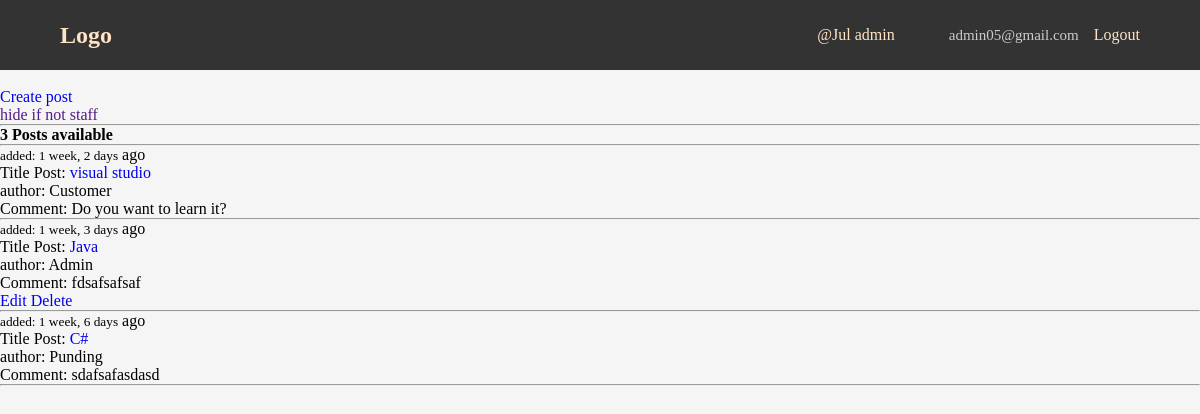
The app's page / (signed in) with its own data.
### base/models.py (models this page shows, shortened)
class Post(models.Model):
    title = models.CharField(max_length=255)
    author = models.ForeignKey(User, on_delete=models.CASCADE)
    body = models.TextField()
    updated = models.DateTimeField(auto_now=True)
    created = models.DateTimeField(auto_now_add=True)
    class Meta:
        ordering = ['-updated', '-created']

### base/decorators.py (the view)
        def wrapper_func(request, *args, **kwargs):
            group = None
            if request.user.groups.exists():
                group = request.user.groups.all()[0].name
            if group in allowed_roles:
                return view_func(request, *args, **kwargs)
            else:
                return HttpResponse('<h1>You are not allowed to enter this site!</h1>')

### base/views.py (called while the page is built)
@login_required(login_url='signin-form')
@allowed_users(allowed_roles=['customer', 'admin'])
def homePage(request):
    show_all = Post.objects.all().order_by('-created')
    library = {'show_all':show_all}
    return render(request, 'base/home.html', library)

### base/templates/base/home.html
{% extends 'main.html' %} {% block content %}
<br />
<a href="{% url 'add-post' %}" class="btn btn-success">Create post</a><br>
{% if request.user.is_staff %}
<a href="">hide if not staff</a>
{% endif %}
<hr>
<strong>{{show_all.count}} Posts available</strong>
<hr />
<div>
    <ul>
	{% for post in show_all %}
        <small>added: {{post.created|timesince}}</small> ago
        <li>
            Title Post: <a href="{% url 'detail' post.id %}">{{post.title}}</a>
        </li>
        <li>author: {{post.author|capfirst}}</li>
        <li>Comment: {{post.body}}</li>
        {% if request.user == post.author %}
            <a href="{% url 'update-post' post.id %}" class="btn btn-success btn-sm">Edit</a>
            <a href="{% url 'delete-post' post.id %}" class="btn btn-danger btn-sm">Delete</a>
        {% endif %}
        <hr />
	{% endfor %}
    </ul>
</div>
{% endblock %}

### templates/main.html (shortened to what this page needs)
<!DOCTYPE html>
{% load static %}
<html>
	<head>
		<link
			rel="stylesheet"
			type="text/css"
			media="screen"
			href="{% static 'styles/main.css' %}"
		/>
	</head>
	<body>
		{% include 'navbar.html' %}  {% block content %} {% endblock %}
	</body>
</html>

### templates/navbar.html
<nav class="nav-container">
    <div class="container">
        <div class="logo-container">
            <h1><a href="{% url 'home' %}">Logo</a></h1>
        </div>
        <div class="link-container">
            {% if request.user.is_authenticated %}
                <div class="user-container">
                    <a href="#">@{{user.first_name|capfirst}} {{user}}</a>
                    <span class="email-link">{{user.email}}</span>
                </div>
                <a href="{% url 'logout-form' %}">Logout</a>
            {% else %}
                <a href="{% url 'signin-form' %}">signin</a>
                <a href="{% url 'signup-form' %}">signup</a>
            {% endif %}
        </div>
    </div>
</nav>

### static/styles/main.css (style rules this page uses)
*, *::before, *::after { box-sizing: border-box; margin: 0; padding: 0; text-decoration: none; list-style: none; }
body { background-color: whitesmoke; max-height: 100vh; max-width: 100vw; }
.nav-container { display: flex; height: 70px; background-color: #333; }
.container { display: flex; margin: auto; width: 90%; }
.logo-container { flex: 1; display: flex; gap: 15px; }
.logo-container a { color: bisque; }
.link-container { flex: 1; display: flex; align-items: center; justify-content: end; gap: 15px; }
.user-container a { margin-right: 50px; color: bisque; }
.link-container a { color: bisque; }
.email-link { color: #ccc; font-size: 15px; }

### records on screen
Post: created "1 week, 2 days", title "visual studio", author "Customer", body "Do you want to learn it?"
Post: created "1 week, 3 days", title "Java", author "Admin", body "fdsafsafsaf", shows "Edit"
Post: created "1 week, 6 days", title "C#", author "Punding", body "sdafsafasdasd"

### other values on screen
{{ user.first_name|capfirst }} "Jul"
{{ user }} "admin"
{{ user.email }} "admin05@gmail.com"
{{ show_all.count }} "3"
